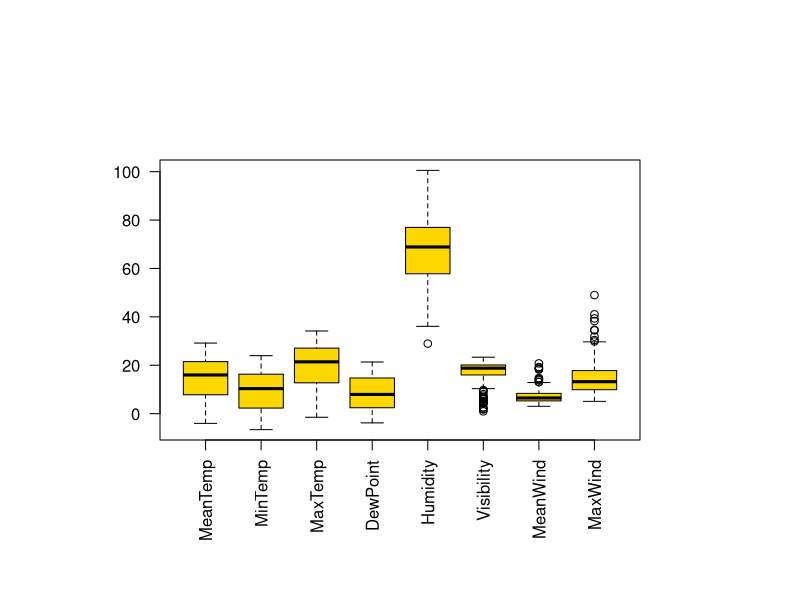
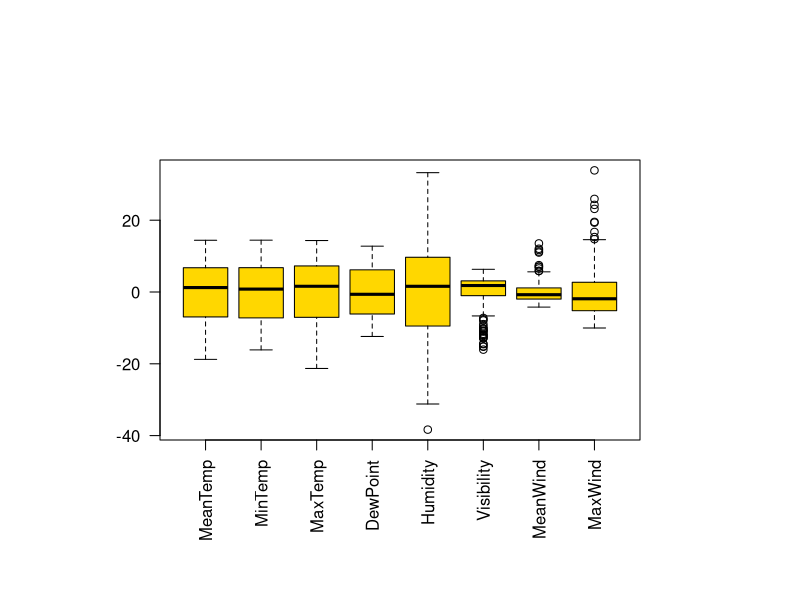
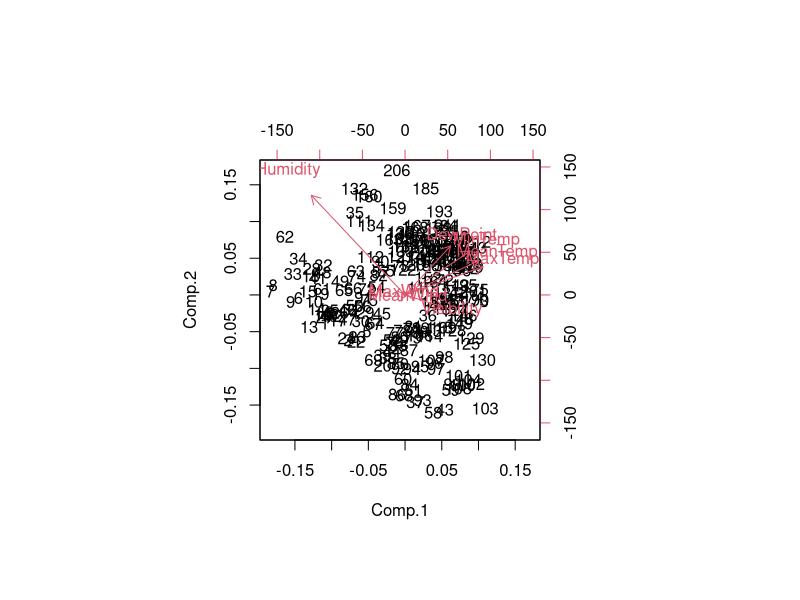

These figures' R source, in order: (Note: this script raises an error after producing the figures.)
###########################################################################
##### PCA PRINCIPAL COMPONENT ANALYSIS
###########################################################################

library(car)

##### Pca + Projection (No standard) ####

weather <- read.table('weather.txt', header = TRUE)
head(weather)

n <- dim(weather)[1]
p <- dim(weather)[2]

# Boxplot
par(mar=rep(8,4))
boxplot(weather, las=2, col='gold')

# Note: PCA is not about the mean, it is about the variability
par(mar=rep(8,4))
boxplot(scale(x=weather,center = T, scale=F), las=2, col='gold')

pc.weather <- princomp(weather, scores=T)
pc.weather
summary(pc.weather)

# loadings (recall: coefficients of the linear combination of the original 
#           variables that defines each principal component)

load.wea <- pc.weather$loadings
load.wea

load.wea[,1:8]

biplot(pc.weather)

# graphical representation of the loadings of the first 3 principal components
par(mfcol = c(3,1))
for(i in 1:3) barplot(load.wea[,i], ylim = c(-1, 1), main=paste("PC",i))

#Explained variance (screeplot)
layout(matrix(c(2,3,1,3),2,byrow=T))
plot(pc.weather, las=2, main='Principal components', ylim=c(0,4.5e2))
barplot(sapply(weather,sd)^2, las=2, main='Original Variables', ylim=c(0,4.5e2), ylab='Variances')
plot(cumsum(pc.weather$sd^2)/sum(pc.weather$sd^2), type='b', axes=F, xlab='number of components', 
     ylab='contribution to the total variance', ylim=c(0,1))
abline(h=1, col='blue')
abline(h=0.8, lty=2, col='blue')
box()
axis(2,at=0:10/10,labels=0:10/10)
axis(1,at=1:ncol(weather),labels=1:ncol(weather),las=2)

#Scatterplot
# scores
scores.wea <- pc.weather$scores
scores.wea

plot(scores.wea[,1:2])
abline(h=0, v=0, lty=2, col='grey', pch = 16)

day <- seq(1,213,1)
plot(scores.wea[,1:2], col=ifelse(day < 90, 'red', ifelse (day < 160, 'green', 'black') ), pch = 16)
abline(h=0, v=0, lty=2)

#projection
new <- data.frame( MeanTemp = 30, MinTemp = 23, MaxTemp = 36, DewPoint = 22, Humidity = 65, Visibility = 19, MeanWind = 5, MaxWind = 15)
scores.new <- t(pc.weather$loadings)%*%as.numeric(new-colMeans(weather))
scores.new

plot(scores.wea[,1:2])
abline(h=0, v=0, lty=2, col='grey')
points(scores.new[1],scores.new[2], col = 'red', pch = 19)






# projection with rescaled dataset
x.mean <- colMeans(data)
x.var <- sapply(data, FUN = sd)

new <- c(
    Energy_kcal=400,
    Protein_g=9,
    Fat_g=5,
    Carb_g=100,
    Sugar_g=30,
    Fiber_g=4
)

new <- (new - x.mean) / x.var

pc.proj <- new %*% pc$loadings[,1:2]
pc.proj

par(mfrow=c(1,1))
plot(pc$scores)
points(pc.proj, col=2, pch=16, cex=2)